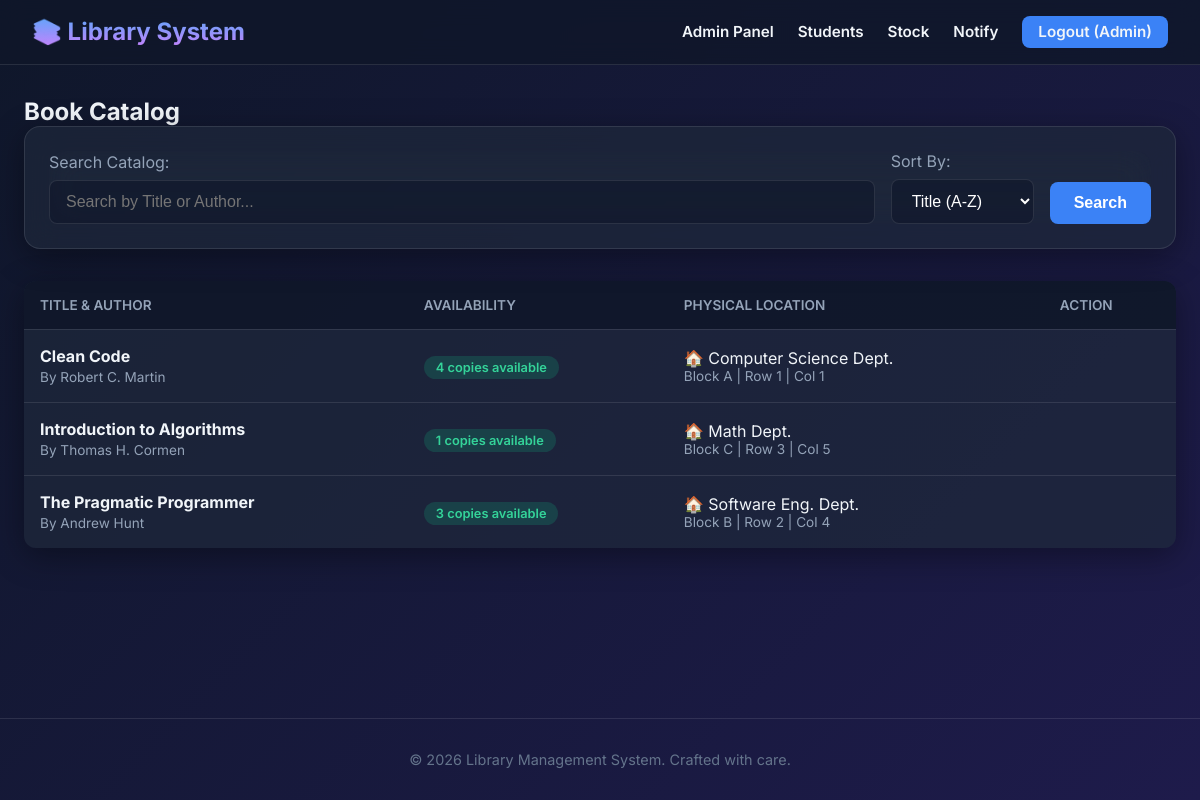
The page /search.php (signed in) on the database its author committed.
### tables this page shows
CREATE TABLE `books` (
  `id` int(11) NOT NULL AUTO_INCREMENT,
  `title` varchar(200) DEFAULT NULL,
  `author` varchar(200) DEFAULT NULL,
  `quantity` int(11) DEFAULT NULL,
  `available_quantity` int(11) DEFAULT NULL,
  `department` varchar(100) DEFAULT 'General',
  `block` varchar(10) DEFAULT 'A',
  `row_num` int(11) DEFAULT 1,
  `column_num` int(11) DEFAULT 1,
  PRIMARY KEY (`id`)
);

### search.php (the view, shortened to what this page needs)
<?php
include("config/db.php");
include("includes/header.php");
$q = $_GET['q'] ?? "";
$sort = $_GET['sort'] ?? "title ASC";
$valid_sorts = [
    "title ASC" => "Title (A-Z)",
    "title DESC" => "Title (Z-A)",
    "author ASC" => "Author (A-Z)",
    "author DESC" => "Author (Z-A)"
];
$stmt = $conn->prepare("SELECT * FROM books WHERE title LIKE ? OR author LIKE ? ORDER BY $sort");
$like_q = "%$q%";
$stmt->bind_param("ss", $like_q, $like_q);
$stmt->execute();
$res = $stmt->get_result();
?>
<h2>Book Catalog</h2>
<div class="card" style="padding: 1.5rem; margin-bottom: 2rem;">
    <form method="GET" style="display: flex; gap: 1rem; flex-wrap: wrap; align-items: flex-end; margin: 0; padding: 0; background: none; border: none; box-shadow: none;">
        <div style="flex: 1; min-width: 250px;">
            <label style="display:block; margin-bottom: 0.5rem; color: #94a3b8;">Search Catalog:</label>
            <input type="text" name="q" class="form-control" placeholder="Search by Title or Author..." value="<?php echo htmlspecialchars($q); ?>">
        </div>
        <div>
            <label style="display:block; margin-bottom: 0.5rem; color: #94a3b8;">Sort By:</label>
            <select name="sort" class="form-control" onchange="this.form.submit()">
                <?php foreach($valid_sorts as $val => $label): ?>
                    <option value="<?php echo $val; ?>" <?php echo $sort === $val ? 'selected' : ''; ?>><?php echo $label; ?></option>
                <?php endforeach; ?>
            </select>
        </div>
        <div>
            <button type="submit" class="btn">Search</button>
        </div>
    </form>
</div>
<?php if($res->num_rows > 0): ?>
    <table class="table-premium">
        <thead>
            <tr>
                <th>Title & Author</th>
                <th>Availability</th>
                <th>Physical Location</th>
                <th>Action</th>
            </tr>
        </thead>
        <tbody>
            <?php while($row = $res->fetch_assoc()): ?>
                <tr>
                    <td>
                        <strong><?php echo htmlspecialchars($row['title']); ?></strong><br>
                        <span style="color: #94a3b8; font-size: 0.85rem;">By <?php echo htmlspecialchars($row['author']); ?></span>
                    </td>
                    <td>
                        <?php if($row['available_quantity'] > 0): ?>
                            <span class="badge success"><?php echo $row['available_quantity']; ?> copies available</span>
                        <?php else: ?>
                            <span class="badge warning">Waitlist</span>
                        <?php endif; ?>
                    </td>
                    <td>
                        <div>🏠 <?php echo htmlspecialchars($row['department']); ?> Dept.</div>
                        <div style="color: #94a3b8; font-size: 0.85rem;">Block <?php echo htmlspecialchars($row['block']); ?> | Row <?php echo htmlspecialchars($row['row_num']); ?> | Col <?php echo htmlspecialchars($row['column_num']); ?></div>
                    </td>
                    <td>
                    </td>
                </tr>
            <?php endwhile; ?>
        </tbody>
    </table>
<?php else: ?>
    <div class="alert alert-error">No books found matching your criteria.</div>
<?php endif; ?>
<?php include("includes/footer.php"); ?>

### includes/style.css (style rules this page uses)
:root { --bg-color: #0f172a; --text-color: #f1f5f9; --primary-color: #3b82f6; --primary-hover: #2563eb; --card-bg: rgba(30, 41, 59, 0.7); --border-color: rgba(255, 255, 255, 0.1); --glass-shadow: 0 8px 32px 0 rgba(0, 0, 0, 0.37); --success: #10b981; --danger: #ef4444; }
* { margin: 0; padding: 0; box-sizing: border-box; }
body { font-family: 'Inter', sans-serif; background: linear-gradient(135deg, #0f172a 0%, #1e1b4b 100%); color: var(--text-color); min-height: 100vh; display: flex; flex-direction: column; }
.card, form { background: var(--card-bg); backdrop-filter: blur(16px); border: 1px solid var(--border-color); border-radius: 16px; padding: 2rem; box-shadow: var(--glass-shadow); margin-bottom: 2rem; animation: fadeIn 0.5s ease-out; }
.form-control, input, select { width: 100%; padding: 0.75rem 1rem; border-radius: 8px; border: 1px solid var(--border-color); background: rgba(15, 23, 42, 0.6); color: white; font-size: 1rem; outline: none; transition: border-color 0.3s, box-shadow 0.3s; }
button, .btn { display: inline-block; background: var(--primary-color); color: white; border: none; padding: 0.75rem 1.5rem; border-radius: 8px; font-weight: 600; cursor: pointer; text-decoration: none; transition: background 0.3s, transform 0.1s; font-size: 1rem; }
.table-premium { width: 100%; border-collapse: collapse; margin-top: 1rem; background: var(--card-bg); border-radius: 12px; overflow: hidden; box-shadow: var(--glass-shadow); }
.table-premium th, .table-premium td { padding: 1rem; text-align: left; border-bottom: 1px solid var(--border-color); }
.table-premium th { background: rgba(15, 23, 42, 0.9); font-weight: 600; color: #94a3b8; text-transform: uppercase; font-size: 0.85rem; }
.table-premium tr:last-child td { border-bottom: none; }
.badge { padding: 0.25rem 0.75rem; border-radius: 9999px; font-size: 0.8rem; font-weight: 600; }
.badge.success { background: rgba(16, 185, 129, 0.2); color: #34d399; }

### rows shown on the page
books: title "Clean Code", author "Robert C. Martin", available_quantity "4", department "Computer Science", block "A", row_num "1", column_num "1"
books: title "Introduction to Algorithms", author "Thomas H. Cormen", available_quantity "1", department "Math", block "C", row_num "3", column_num "5"
books: title "The Pragmatic Programmer", author "Andrew Hunt", available_quantity "3", department "Software Eng.", block "B", row_num "2", column_num "4"

### other values the page prints
$_SESSION['user']['name'] "Admin"
form field sort "Title (A-Z)"
